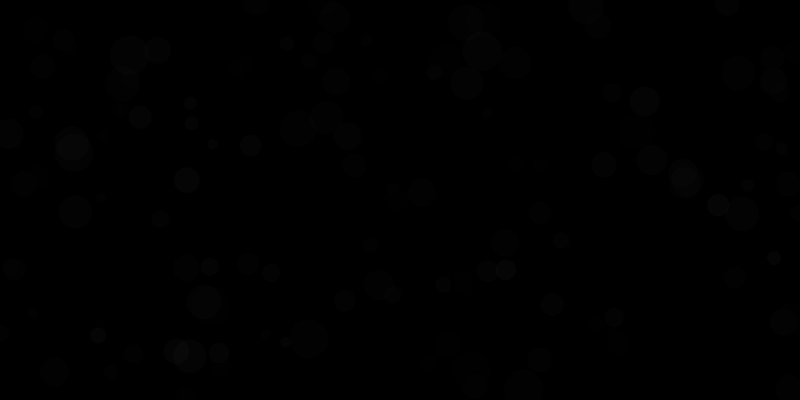
Frame 1 (no input)
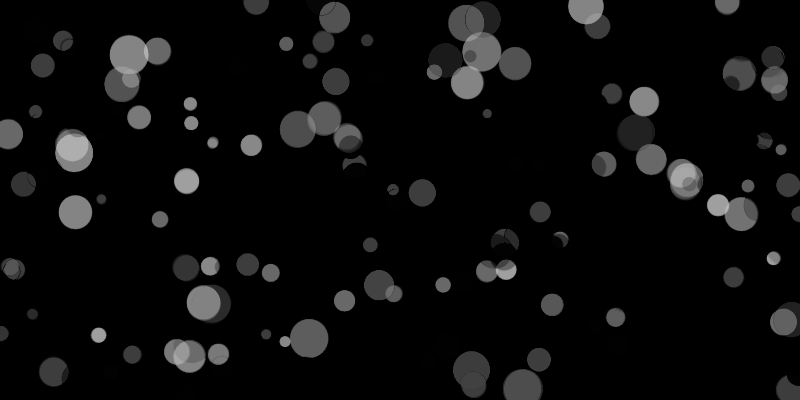
Frame 60 (no input)
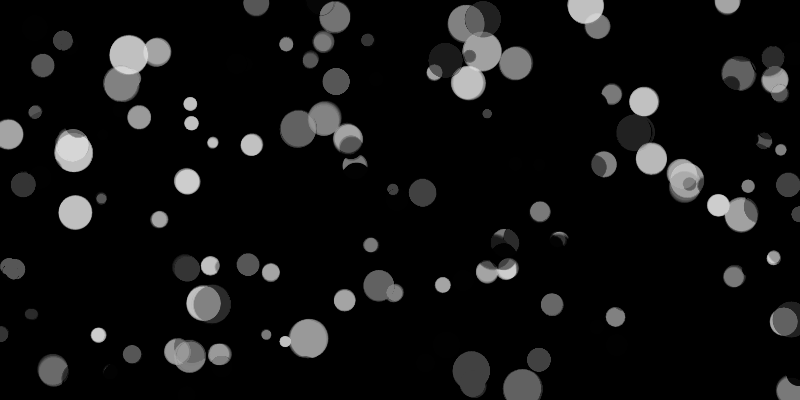
Frame 120 (the mouse pressed at the canvas centre since frame 60)

The p5.js sketch that drew these frames (run headless with seeded random() and noise() and a simulated clock; from frame 60 on, the mouse is pressed at the canvas centre):

// p5.js sketch
// ── sketch.js
let x = [];
let y = [];
let a = [];
let g = [];
let spd = [];
let sz = [];
let count = 200;

function setup() {
  createCanvas(800, 400);
  background(0);
  rectMode(CENTER);
  noStroke();
  for (let i = 0; i < count; i++) {
    x[i] = random(width);
    y[i] = random(height);
    spd[i] = random(.1,.3);
    sz[i] = random(10, 40);
    a[i] = random(2, 5);
    g[i] = random(-100, 300);
  }
}

function draw() {

  for (let i = 0; i < x.length; i++) {
    fill(map(i, 0, count-1, -100, 300)/*g[i]*/, a[i]);
    x[i] = constrain(x[i] + random(-spd[i], spd[i]), 0, width);
    y[i] = constrain(y[i] + random(-spd[i], spd[i]), 0, height);
    sz[i] = constrain(sz[i] + random(-spd[i], spd[i]), 10, 40);
    circle(x[i], y[i], sz[i]);
  }

}
